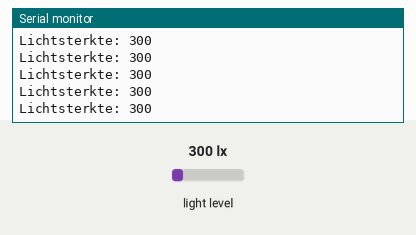
This sketch was run on a simulated Arduino Uno, built with avr-gcc and run on an emulated ATmega328P. On the bench: the last lines printed to the serial monitor. The inputs (shaded band) are chosen by the test bench; at power-on: light level 300 lx.

Above: at 1.2 s.
1.3 s: light level set to 40 lx
At 1.68 s:
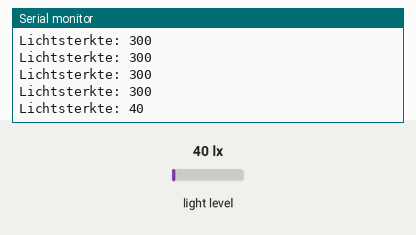
2.8 s: light level set to 500 lx
At 2.93 s:
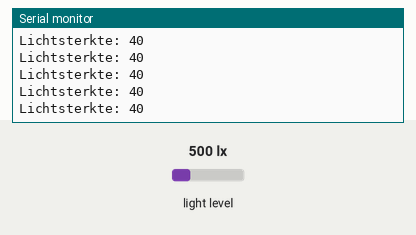
Timing chart, 0 to 5.8 s (numbered marks = the images above; inputs shaded):
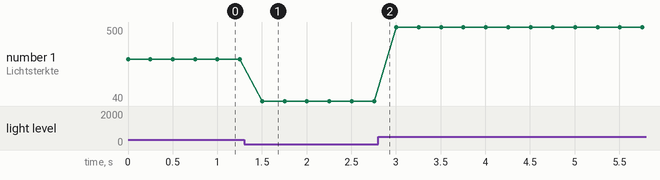

The sketch:

Lichtsensor.ino
```cpp
/*
  Connecties met Arduino UNO:
  VCC  <-> 3V3
  GND  <-> GND
  SDA  <-> A4/SDA
  SCL  <-> A5/SCL
  ADR  <-> GND
*/

#include <BH1750FVI.h>                                 // Voegt de bibliotheek van de sensor toe

BH1750FVI LichtSensor(BH1750FVI::k_DevModeContLowRes); // Maakt het object LichtSensor aan

void setup()
{
  Serial.begin(9600);
  LichtSensor.begin();                                // Hier hoeft geen Baud rate ingesteld te worden want dit gebuirt automatisch
}

void loop()
{
  uint16_t lux = LichtSensor.GetLightIntensity();    // Leest de resulaten van de sensor in
  Serial.print("Lichtsterkte: ");
  Serial.println(lux);
  delay(250);
}
```

Measured:
- after the input at 1.3 s, the serial monitor: prints a new line after 0.20 s (image 1)
- plotted number 1: 300 → 40 after the input at 1.3 s, 40 → 500 after the input at 2.8 s
